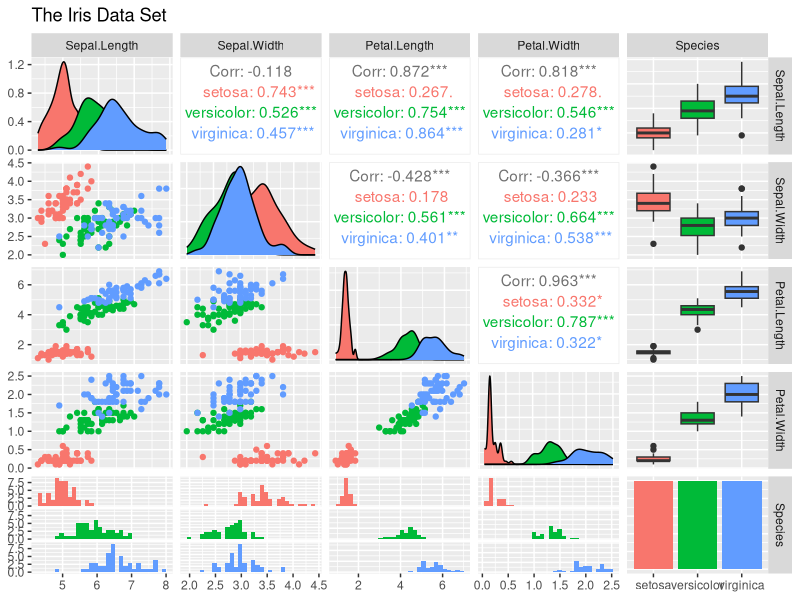

This figure's R source:
## ---- chunk 1
require(GGally)     # Required for ggpairs
require(ggplot2)    # GGally supersets on ggplot2
require(gridExtra)
library('datasets')

data(iris, package = 'ggplot2')

str(iris)
summary(iris)

p_iris <-ggpairs(iris, title = "The Iris Data Set", aes(color=Species, bins=10))

p_iris
